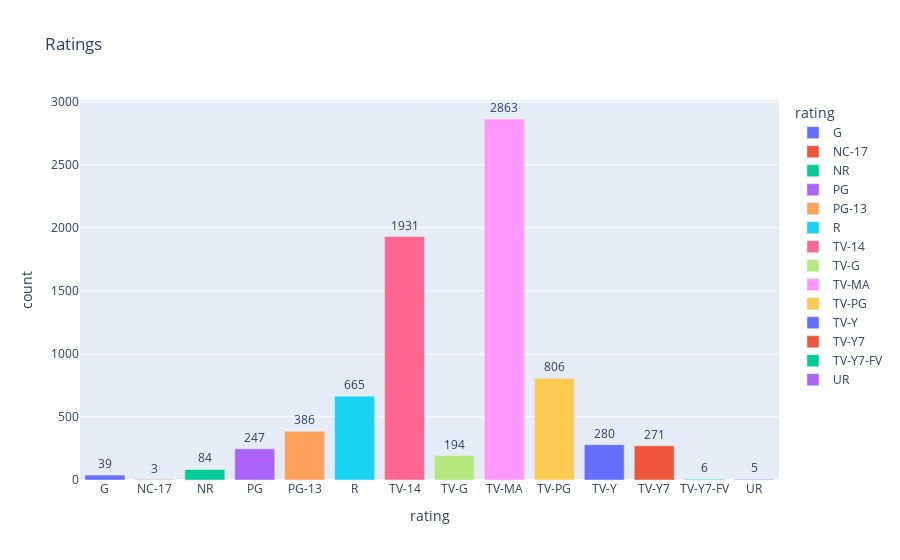

This figure's notebook cell:
### Markdown cell above
International Movies, Dramas, Comedies, International Tv Shows recorded high values. This shows that netflix produces more internaltional and drama contents
¶

### Code cell
rating = pd.DataFrame(data.groupby("rating")["title"].count())

rating.reset_index(inplace=True)

rating.columns=["rating", "count"]

#creating a barchart
fig = px.bar(rating, x="rating", y="count",title="Ratings",text="count",color="rating")
fig.update_traces(textposition="outside")
fig.show()

### Figure 1 — Plotly figure (JSON) as saved in the notebook; plotly's stock layout.template omitted (floating-point values rounded to 4 significant figures)
{"data": [{"alignmentgroup": "True", "hovertemplate": "rating=%{x}<br>count=%{text}<extra></extra>", "legendgroup": "G", "marker": {"color": "#636efa"}, "name": "G", "offsetgroup": "G", "orientation": "v", "showlegend": true, "text": [39], "textposition": "outside", "type": "bar", "x": ["G"], "xaxis": "x", "y": [39], "yaxis": "y"}, {"alignmentgroup": "True", "hovertemplate": "rating=%{x}<br>count=%{text}<extra></extra>", "legendgroup": "NC-17", "marker": {"color": "#EF553B"}, "name": "NC-17", "offsetgroup": "NC-17", "orientation": "v", "showlegend": true, "text": [3], "textposition": "outside", "type": "bar", "x": ["NC-17"], "xaxis": "x", "y": [3], "yaxis": "y"}, {"alignmentgroup": "True", "hovertemplate": "rating=%{x}<br>count=%{text}<extra></extra>", "legendgroup": "NR", "marker": {"color": "#00cc96"}, "name": "NR", "offsetgroup": "NR", "orientation": "v", "showlegend": true, "text": [84], "textposition": "outside", "type": "bar", "x": ["NR"], "xaxis": "x", "y": [84], "yaxis": "y"}, {"alignmentgroup": "True", "hovertemplate": "rating=%{x}<br>count=%{text}<extra></extra>", "legendgroup": "PG", "marker": {"color": "#ab63fa"}, "name": "PG", "offsetgroup": "PG", "orientation": "v", "showlegend": true, "text": [247], "textposition": "outside", "type": "bar", "x": ["PG"], "xaxis": "x", "y": [247], "yaxis": "y"}, {"alignmentgroup": "True", "hovertemplate": "rating=%{x}<br>count=%{text}<extra></extra>", "legendgroup": "PG-13", "marker": {"color": "#FFA15A"}, "name": "PG-13", "offsetgroup": "PG-13", "orientation": "v", "showlegend": true, "text": [386], "textposition": "outside", "type": "bar", "x": ["PG-13"], "xaxis": "x", "y": [386], "yaxis": "y"}, {"alignmentgroup": "True", "hovertemplate": "rating=%{x}<br>count=%{text}<extra></extra>", "legendgroup": "R", "marker": {"color": "#19d3f3"}, "name": "R", "offsetgroup": "R", "orientation": "v", "showlegend": true, "text": [665], "textposition": "outside", "type": "bar", "x": ["R"], "xaxis": "x", "y": [665], "yaxis": "y"}, {"alignmentgroup": "True", "hovertemplate": "rating=%{x}<br>count=%{text}<extra></extra>", "legendgroup": "TV-14", "marker": {"color": "#FF6692"}, "name": "TV-14", "offsetgroup": "TV-14", "orientation": "v", "showlegend": true, "text": [1931], "textposition": "outside", "type": "bar", "x": ["TV-14"], "xaxis": "x", "y": [1931], "yaxis": "y"}, {"alignmentgroup": "True", "hovertemplate": "rating=%{x}<br>count=%{text}<extra></extra>", "legendgroup": "TV-G", "marker": {"color": "#B6E880"}, "name": "TV-G", "offsetgroup": "TV-G", "orientation": "v", "showlegend": true, "text": [194], "textposition": "outside", "type": "bar", "x": ["TV-G"], "xaxis": "x", "y": [194], "yaxis": "y"}, {"alignmentgroup": "True", "hovertemplate": "rating=%{x}<br>count=%{text}<extra></extra>", "legendgroup": "TV-MA", "marker": {"color": "#FF97FF"}, "name": "TV-MA", "offsetgroup": "TV-MA", "orientation": "v", "showlegend": true, "text": [2863], "textposition": "outside", "type": "bar", "x": ["TV-MA"], "xaxis": "x", "y": [2863], "yaxis": "y"}, {"alignmentgroup": "True", "hovertemplate": "rating=%{x}<br>count=%{text}<extra></extra>", "legendgroup": "TV-PG", "marker": {"color": "#FECB52"}, "name": "TV-PG", "offsetgroup": "TV-PG", "orientation": "v", "showlegend": true, "text": [806], "textposition": "outside", "type": "bar", "x": ["TV-PG"], "xaxis": "x", "y": [806], "yaxis": "y"}, {"alignmentgroup": "True", "hovertemplate": "rating=%{x}<br>count=%{text}<extra></extra>", "legendgroup": "TV-Y", "marker": {"color": "#636efa"}, "name": "TV-Y", "offsetgroup": "TV-Y", "orientation": "v", "showlegend": true, "text": [280], "textposition": "outside", "type": "bar", "x": ["TV-Y"], "xaxis": "x", "y": [280], "yaxis": "y"}, {"alignmentgroup": "True", "hovertemplate": "rating=%{x}<br>count=%{text}<extra></extra>", "legendgroup": "TV-Y7", "marker": {"color": "#EF553B"}, "name": "TV-Y7", "offsetgroup": "TV-Y7", "orientation": "v", "showlegend": true, "text": [271], "textposition": "outside", "type": "bar", "x": ["TV-Y7"], "xaxis": "x", "y": [271], "yaxis": "y"}, {"alignmentgroup": "True", "hovertemplate": "rating=%{x}<br>count=%{text}<extra></extra>", "legendgroup": "TV-Y7-FV", "marker": {"color": "#00cc96"}, "name": "TV-Y7-FV", "offsetgroup": "TV-Y7-FV", "orientation": "v", "showlegend": true, "text": [6], "textposition": "outside", "type": "bar", "x": ["TV-Y7-FV"], "xaxis": "x", "y": [6], "yaxis": "y"}, {"alignmentgroup": "True", "hovertemplate": "rating=%{x}<br>count=%{text}<extra></extra>", "legendgroup": "UR", "marker": {"color": "#ab63fa"}, "name": "UR", "offsetgroup": "UR", "orientation": "v", "showlegend": true, "text": [5], "textposition": "outside", "type": "bar", "x": ["UR"], "xaxis": "x", "y": [5], "yaxis": "y"}], "layout": {"barmode": "relative", "legend": {"title": {"text": "rating"}, "tracegroupgap": 0}, "title": {"text": "Ratings"}, "xaxis": {"anchor": "y", "categoryarray": ["G", "NC-17", "NR", "PG", "PG-13", "R", "TV-14", "TV-G", "TV-MA", "TV-PG", "TV-Y", "TV-Y7", "TV-Y7-FV", "UR"], "categoryorder": "array", "domain": [0, 1], "title": {"text": "rating"}}, "yaxis": {"anchor": "x", "domain": [0, 1], "title": {"text": "count"}}}}
